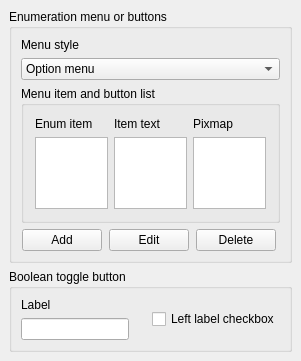
<ui version="4.0" >
 <class>IDD_MenuPage</class>
 <widget class="QWidget" name="IDD_MenuPage" >
  <property name="geometry" >
   <rect>
    <x>0</x>
    <y>0</y>
    <width>301</width>
    <height>361</height>
   </rect>
  </property>
  <property name="sizePolicy" >
   <sizepolicy vsizetype="Expanding" hsizetype="Expanding" >
    <horstretch>0</horstretch>
    <verstretch>0</verstretch>
   </sizepolicy>
  </property>
  <property name="windowTitle" >
   <string>Menu or button</string>
  </property>
  <layout class="QVBoxLayout" >
   <property name="spacing" >
    <number>6</number>
   </property>
   <property name="leftMargin" >
    <number>9</number>
   </property>
   <property name="topMargin" >
    <number>9</number>
   </property>
   <property name="rightMargin" >
    <number>9</number>
   </property>
   <property name="bottomMargin" >
    <number>9</number>
   </property>
   <item>
    <widget class="QGroupBox" name="GroupBox_IDC_STATIC8" >
     <property name="focusPolicy" >
      <enum>Qt::NoFocus</enum>
     </property>
     <property name="title" >
      <string>Enumeration menu or buttons</string>
     </property>
     <layout class="QVBoxLayout" >
      <property name="spacing" >
       <number>6</number>
      </property>
      <property name="leftMargin" >
       <number>9</number>
      </property>
      <property name="topMargin" >
       <number>9</number>
      </property>
      <property name="rightMargin" >
       <number>9</number>
      </property>
      <property name="bottomMargin" >
       <number>9</number>
      </property>
      <item>
       <layout class="QVBoxLayout" >
        <property name="spacing" >
         <number>6</number>
        </property>
        <property name="leftMargin" >
         <number>0</number>
        </property>
        <property name="topMargin" >
         <number>0</number>
        </property>
        <property name="rightMargin" >
         <number>0</number>
        </property>
        <property name="bottomMargin" >
         <number>0</number>
        </property>
        <item>
         <widget class="QLabel" name="Label_IDC_STATIC19" >
          <property name="focusPolicy" >
           <enum>Qt::NoFocus</enum>
          </property>
          <property name="text" >
           <string>Menu style</string>
          </property>
          <property name="alignment" >
           <set>Qt::AlignLeading|Qt::AlignLeft|Qt::AlignTop</set>
          </property>
         </widget>
        </item>
        <item>
         <widget class="QComboBox" name="Menutype" >
          <item>
           <property name="text" >
            <string>Option menu</string>
           </property>
          </item>
          <item>
           <property name="text" >
            <string>Radio button menu</string>
           </property>
          </item>
          <item>
           <property name="text" >
            <string>Button menu</string>
           </property>
          </item>
         </widget>
        </item>
       </layout>
      </item>
      <item>
       <widget class="QGroupBox" name="GroupBox_IDC_STATIC9" >
        <property name="focusPolicy" >
         <enum>Qt::NoFocus</enum>
        </property>
        <property name="title" >
         <string>Menu item and button list</string>
        </property>
        <layout class="QGridLayout" >
         <item row="0" column="0" >
          <widget class="QLabel" name="Label_ IDC_STATIC" >
           <property name="sizePolicy" >
            <sizepolicy vsizetype="Preferred" hsizetype="Preferred" >
             <horstretch>0</horstretch>
             <verstretch>0</verstretch>
            </sizepolicy>
           </property>
           <property name="focusPolicy" >
            <enum>Qt::NoFocus</enum>
           </property>
           <property name="text" >
            <string>Enum item</string>
           </property>
           <property name="alignment" >
            <set>Qt::AlignLeading|Qt::AlignLeft|Qt::AlignTop</set>
           </property>
          </widget>
         </item>
         <item row="0" column="1" >
          <widget class="QLabel" name="textLabel1" >
           <property name="text" >
            <string>Item text</string>
           </property>
          </widget>
         </item>
         <item row="0" column="2" >
          <widget class="QLabel" name="textLabel3" >
           <property name="text" >
            <string>Pixmap</string>
           </property>
          </widget>
         </item>
         <item row="1" column="0" >
          <widget class="QListWidget" name="Menuitems" >
           <property name="sizePolicy" >
            <sizepolicy vsizetype="Preferred" hsizetype="Preferred" >
             <horstretch>0</horstretch>
             <verstretch>0</verstretch>
            </sizepolicy>
           </property>
          </widget>
         </item>
         <item row="1" column="1" >
          <widget class="QListWidget" name="LButtonText" >
           <property name="sizePolicy" >
            <sizepolicy vsizetype="Preferred" hsizetype="Preferred" >
             <horstretch>0</horstretch>
             <verstretch>0</verstretch>
            </sizepolicy>
           </property>
          </widget>
         </item>
         <item row="1" column="2" >
          <widget class="QListWidget" name="Pixmap" >
           <property name="sizePolicy" >
            <sizepolicy vsizetype="Preferred" hsizetype="Preferred" >
             <horstretch>0</horstretch>
             <verstretch>0</verstretch>
            </sizepolicy>
           </property>
          </widget>
         </item>
        </layout>
       </widget>
      </item>
      <item>
       <layout class="QHBoxLayout" >
        <property name="spacing" >
         <number>6</number>
        </property>
        <property name="leftMargin" >
         <number>0</number>
        </property>
        <property name="topMargin" >
         <number>0</number>
        </property>
        <property name="rightMargin" >
         <number>0</number>
        </property>
        <property name="bottomMargin" >
         <number>0</number>
        </property>
        <item>
         <widget class="QPushButton" name="AddButton" >
          <property name="sizePolicy" >
           <sizepolicy vsizetype="Fixed" hsizetype="Fixed" >
            <horstretch>0</horstretch>
            <verstretch>0</verstretch>
           </sizepolicy>
          </property>
          <property name="minimumSize" >
           <size>
            <width>1</width>
            <height>0</height>
           </size>
          </property>
          <property name="focusPolicy" >
           <enum>Qt::NoFocus</enum>
          </property>
          <property name="text" >
           <string>Add</string>
          </property>
         </widget>
        </item>
        <item>
         <widget class="QPushButton" name="EditButton" >
          <property name="sizePolicy" >
           <sizepolicy vsizetype="Fixed" hsizetype="Fixed" >
            <horstretch>0</horstretch>
            <verstretch>0</verstretch>
           </sizepolicy>
          </property>
          <property name="minimumSize" >
           <size>
            <width>1</width>
            <height>0</height>
           </size>
          </property>
          <property name="focusPolicy" >
           <enum>Qt::NoFocus</enum>
          </property>
          <property name="text" >
           <string>Edit</string>
          </property>
         </widget>
        </item>
        <item>
         <widget class="QPushButton" name="DeleteButton" >
          <property name="sizePolicy" >
           <sizepolicy vsizetype="Fixed" hsizetype="Fixed" >
            <horstretch>0</horstretch>
            <verstretch>0</verstretch>
           </sizepolicy>
          </property>
          <property name="minimumSize" >
           <size>
            <width>1</width>
            <height>0</height>
           </size>
          </property>
          <property name="focusPolicy" >
           <enum>Qt::NoFocus</enum>
          </property>
          <property name="text" >
           <string>Delete</string>
          </property>
         </widget>
        </item>
       </layout>
      </item>
     </layout>
    </widget>
   </item>
   <item>
    <widget class="QGroupBox" name="GroupBox_IDC_STATIC10" >
     <property name="focusPolicy" >
      <enum>Qt::NoFocus</enum>
     </property>
     <property name="title" >
      <string>Boolean toggle button</string>
     </property>
     <layout class="QHBoxLayout" >
      <property name="spacing" >
       <number>6</number>
      </property>
      <property name="leftMargin" >
       <number>9</number>
      </property>
      <property name="topMargin" >
       <number>9</number>
      </property>
      <property name="rightMargin" >
       <number>9</number>
      </property>
      <property name="bottomMargin" >
       <number>9</number>
      </property>
      <item>
       <layout class="QVBoxLayout" >
        <property name="spacing" >
         <number>6</number>
        </property>
        <property name="leftMargin" >
         <number>0</number>
        </property>
        <property name="topMargin" >
         <number>0</number>
        </property>
        <property name="rightMargin" >
         <number>0</number>
        </property>
        <property name="bottomMargin" >
         <number>0</number>
        </property>
        <item>
         <widget class="QLabel" name="Label_IDC_STATIC18" >
          <property name="sizePolicy" >
           <sizepolicy vsizetype="Fixed" hsizetype="Preferred" >
            <horstretch>0</horstretch>
            <verstretch>0</verstretch>
           </sizepolicy>
          </property>
          <property name="focusPolicy" >
           <enum>Qt::NoFocus</enum>
          </property>
          <property name="text" >
           <string>Label</string>
          </property>
          <property name="alignment" >
           <set>Qt::AlignLeading|Qt::AlignLeft|Qt::AlignTop</set>
          </property>
         </widget>
        </item>
        <item>
         <widget class="QLineEdit" name="ToggleLabel" >
          <property name="sizePolicy" >
           <sizepolicy vsizetype="Fixed" hsizetype="Minimum" >
            <horstretch>0</horstretch>
            <verstretch>0</verstretch>
           </sizepolicy>
          </property>
          <property name="minimumSize" >
           <size>
            <width>0</width>
            <height>0</height>
           </size>
          </property>
          <property name="focusPolicy" >
           <enum>Qt::NoFocus</enum>
          </property>
          <property name="alignment" >
           <set>Qt::AlignLeading</set>
          </property>
         </widget>
        </item>
       </layout>
      </item>
      <item>
       <spacer>
        <property name="orientation" >
         <enum>Qt::Horizontal</enum>
        </property>
        <property name="sizeType" >
         <enum>QSizePolicy::Expanding</enum>
        </property>
        <property name="sizeHint" >
         <size>
          <width>147</width>
          <height>20</height>
         </size>
        </property>
       </spacer>
      </item>
      <item>
       <widget class="QCheckBox" name="LeftLabel" >
        <property name="text" >
         <string>Left label checkbox</string>
        </property>
       </widget>
      </item>
     </layout>
    </widget>
   </item>
  </layout>
 </widget>
 <layoutdefault spacing="6" margin="11" />
 <resources/>
 <connections/>
</ui>
